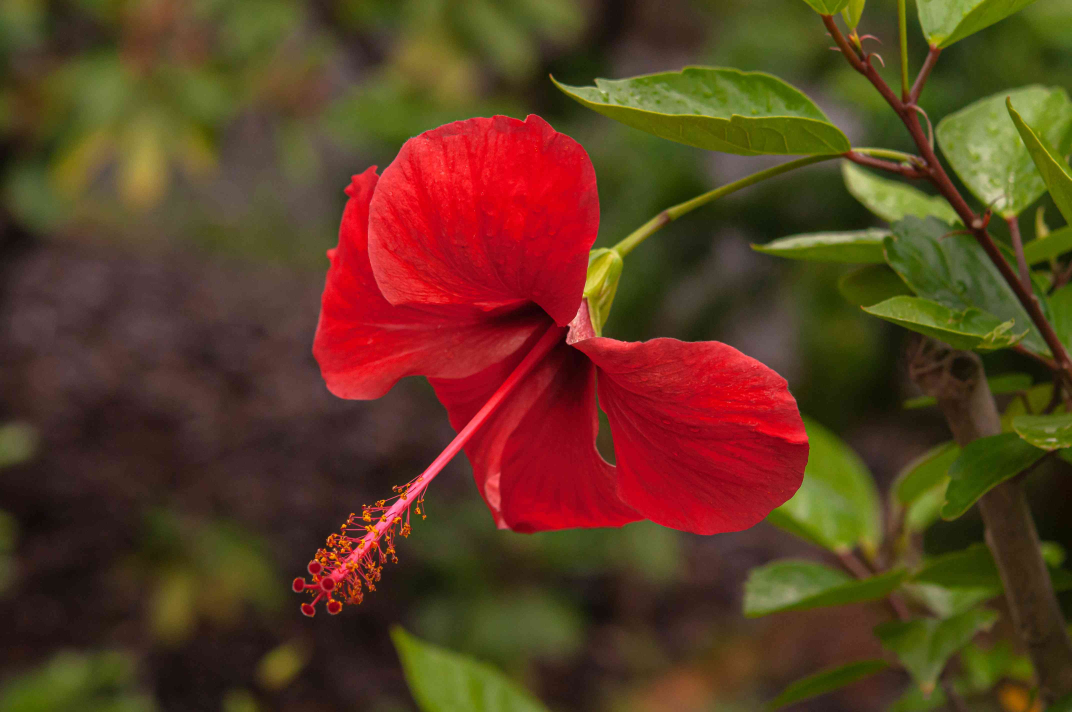
#> input picture red.jpg, 4288 x 2848 px (shown at 1/4 size)
$ python cartoonimage.py
#> lines starting #> are read from the running program, lines starting #| are printed output that depends on the picture; after the words box and inside, x2 and y2 are one past the last pixel; in counts of white or black regions, pixels touching at a corner belong together
import cv2

img = cv2.imread('red.jpg')
#> img is the input picture: shape (2848, 4288, 3); mean B, G, R 33.1, 59.8, 91.7
img = cv2.resize(img, (0, 0), fx=0.1, fy=0.1)   # this code line is for resizing large images.
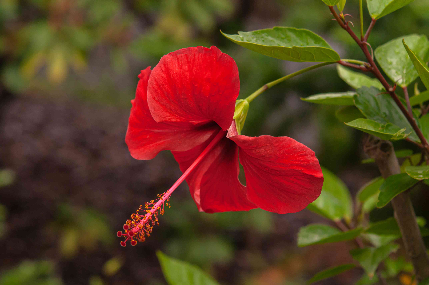
#> img: shape (285, 429, 3); mean B, G, R 33.2, 59.9, 91.8
gray = cv2.cvtColor(img, cv2.COLOR_BGR2GRAY)
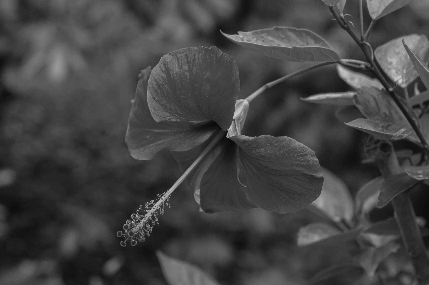
#> gray: shape (285, 429); min 10, max 207, mean 66.4
gray = cv2.medianBlur(gray, 5)
edges = cv2.adaptiveThreshold(gray, 255, cv2.ADAPTIVE_THRESH_MEAN_C, cv2.THRESH_BINARY, 9, 9)
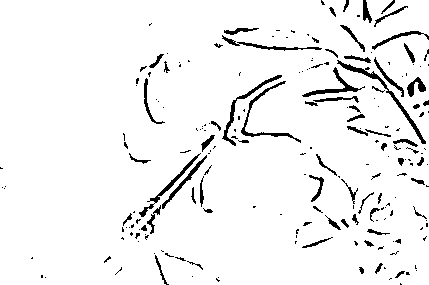
#> edges: shape (285, 429); 94.5% white; 206 black regions (134 under 20 px), largest, box (x1, y1, x2, y2) and area: (337, 60, 426, 144) 494, (241, 81, 301, 143) 358, (222, 75, 282, 146) 352
color = cv2.bilateralFilter(img, 9, 250, 250)
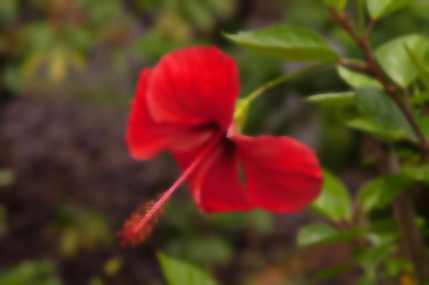
#> color: shape (285, 429, 3); mean B, G, R 33.2, 59.8, 91.7
cartoon = cv2.bitwise_and(color, color, mask=edges)
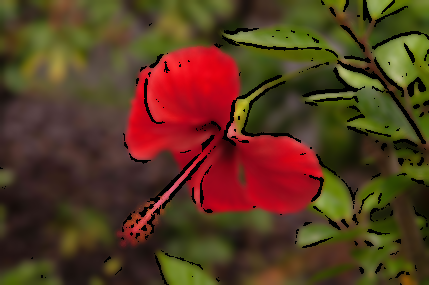
#> cartoon: shape (285, 429, 3); mean B, G, R 31.7, 56.6, 86.9

cv2.imshow('final output', cartoon)
cv2.waitKey(0)

# Destroying present windows on screen
cv2.destroyAllWindows()
